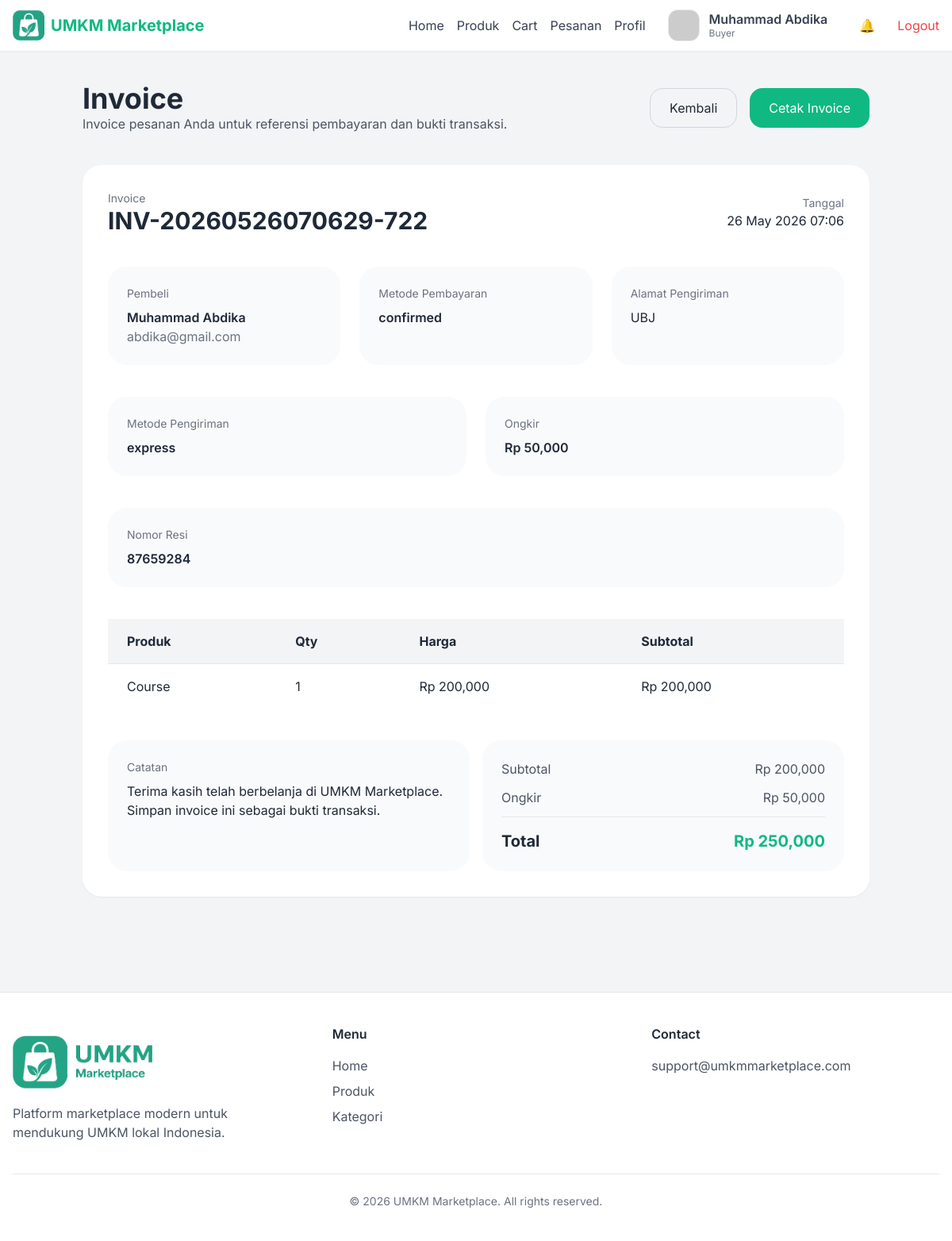
/src/views/buyer/invoice.php?id=4 (signed in), run on the app's committed database.
### tables this page shows
CREATE TABLE `orders` (
  `id` int NOT NULL,
  `user_id` int NOT NULL,
  `invoice_number` varchar(100) NOT NULL,
  `shipping_address` text,
  `shipping_method` varchar(50) DEFAULT 'reguler',
  `shipping_fee` decimal(12,2) DEFAULT '20000.00',
  `tracking_number` varchar(100) DEFAULT NULL,
  `total_amount` decimal(12,2) NOT NULL,
  `status` enum('pending','paid','processed','shipped','completed') DEFAULT 'pending',
  `payment_proof` varchar(255) DEFAULT NULL,
  `created_at` timestamp NULL DEFAULT CURRENT_TIMESTAMP
);

CREATE TABLE `users` (
  `id` int NOT NULL,
  `name` varchar(100) NOT NULL,
  `email` varchar(100) NOT NULL,
  `password` varchar(255) NOT NULL,
  `role` enum('buyer','seller','admin') DEFAULT 'buyer',
  `status` enum('active','suspended') DEFAULT 'active',
  `created_at` timestamp NULL DEFAULT CURRENT_TIMESTAMP,
  `profile_image` varchar(255) DEFAULT NULL
);

CREATE TABLE `order_items` (
  `id` int NOT NULL,
  `order_id` int NOT NULL,
  `product_id` int NOT NULL,
  `seller_id` int NOT NULL,
  `quantity` int NOT NULL,
  `price` decimal(12,2) NOT NULL,
  `subtotal` decimal(12,2) NOT NULL
);

CREATE TABLE `products` (
  `id` int NOT NULL,
  `seller_id` int NOT NULL,
  `category_id` int NOT NULL,
  `name` varchar(255) NOT NULL,
  `description` text,
  `price` decimal(12,2) NOT NULL,
  `stock` int DEFAULT '0',
  `image` varchar(255) DEFAULT NULL,
  `status` enum('active','draft') DEFAULT 'active',
  `created_at` timestamp NULL DEFAULT CURRENT_TIMESTAMP
);

### src/views/buyer/invoice.php (the view, shortened to what this page needs)
<?php require_once '../../config/database.php'; ?>
<?php include '../layouts/app.php'; ?>
<?php
$orderId = intval($_GET['id'] ?? 0);
$user_id = $_SESSION['user']['id'];
$orderRes = mysqli_query($conn, "SELECT o.*, u.name AS buyer_name, u.email AS buyer_email, (SELECT p.status FROM payments p WHERE p.order_id = o.id ORDER BY p.id DESC LIMIT 1) AS payment_status FROM orders o JOIN users u ON o.user_id = u.id WHERE o.id='$orderId' AND o.user_id='$user_id' LIMIT 1");
$order = mysqli_fetch_assoc($orderRes);
$itemsRes = mysqli_query($conn, "SELECT oi.*, products.name AS product_name FROM order_items oi JOIN products ON oi.product_id = products.id WHERE oi.order_id='$orderId'");
$items = [];
while ($item = mysqli_fetch_assoc($itemsRes)) {
    $items[] = $item;
}
$shippingFee = $order['shipping_fee'] ?? 20000;
?>
<section class="max-w-5xl mx-auto px-4 py-10">
  <div class="flex flex-col lg:flex-row lg:items-center lg:justify-between gap-4 mb-10">
    <div>
      <h1 class="text-3xl lg:text-4xl font-bold">Invoice</h1>
      <p class="text-gray-600">Invoice pesanan Anda untuk referensi pembayaran dan bukti transaksi.</p>
    </div>
    <div class="flex flex-col sm:flex-row gap-4">
      <a href="orders.php" class="px-6 py-3 rounded-2xl border border-gray-300 hover:bg-gray-100 transition">Kembali</a>
      <button onclick="window.print()" class="px-6 py-3 rounded-2xl bg-emerald-500 hover:bg-emerald-600 text-white transition">Cetak Invoice</button>
    </div>
  </div>
  <div class="bg-white rounded-3xl shadow-sm p-5 lg:p-8">
    <div class="flex flex-col lg:flex-row lg:items-center lg:justify-between gap-4 mb-10">
      <div>
        <p class="text-sm text-gray-500">Invoice</p>
        <h2 class="text-3xl font-bold"><?= htmlspecialchars($order['invoice_number']); ?></h2>
      </div>
      <div class="text-right">
        <p class="text-sm text-gray-500">Tanggal</p>
        <p><?= date('d M Y H:i', strtotime($order['created_at'])); ?></p>
      </div>
    </div>
    <div class="grid gap-6 lg:grid-cols-3 mb-10">
      <div class="rounded-3xl bg-gray-50 p-5 lg:p-6">
        <p class="text-sm text-gray-500 mb-2">Pembeli</p>
        <p class="font-semibold"><?= htmlspecialchars($order['buyer_name']); ?></p>
        <p class="text-gray-500"><?= htmlspecialchars($order['buyer_email']); ?></p>
      </div>
      <div class="rounded-3xl bg-gray-50 p-5 lg:p-6">
        <p class="text-sm text-gray-500 mb-2">Metode Pembayaran</p>
        <p class="font-semibold"><?= htmlspecialchars($order['payment_status'] ?? 'Belum Dibayar'); ?></p>
      </div>
      <div class="rounded-3xl bg-gray-50 p-5 lg:p-6">
        <p class="text-sm text-gray-500 mb-2">Alamat Pengiriman</p>
        <p class="whitespace-pre-line"><?= htmlspecialchars($order['shipping_address']); ?></p>
      </div>
    </div>
    <div class="grid gap-6 lg:grid-cols-2 mb-10">
      <div class="rounded-3xl bg-gray-50 p-5 lg:p-6">
        <p class="text-sm text-gray-500 mb-2">Metode Pengiriman</p>
        <p class="font-semibold"><?= htmlspecialchars($order['shipping_method'] ?? 'Reguler'); ?></p>
      </div>
      <div class="rounded-3xl bg-gray-50 p-5 lg:p-6">
        <p class="text-sm text-gray-500 mb-2">Ongkir</p>
        <p class="font-semibold">Rp <?= number_format($shippingFee); ?></p>
      </div>
    </div>
    <?php if (!empty($order['tracking_number'])): ?>
      <div class="rounded-3xl bg-gray-50 p-5 lg:p-6 mb-10">
        <p class="text-sm text-gray-500 mb-2">Nomor Resi</p>
        <p class="font-semibold"><?= htmlspecialchars($order['tracking_number']); ?></p>
      </div>
    <?php endif; ?>
    <div class="overflow-x-auto">
      <table class="w-full min-w-[700px] text-left border-collapse">
        <thead>
          <tr class="bg-gray-100">
            <th class="px-6 py-4">Produk</th>
            <th class="px-6 py-4">Qty</th>
            <th class="px-6 py-4">Harga</th>
            <th class="px-6 py-4">Subtotal</th>
          </tr>
        </thead>
        <tbody>
          <?php foreach ($items as $item): ?>
            <tr class="border-t">
              <td class="px-6 py-4"><?= htmlspecialchars($item['product_name']); ?></td>
              <td class="px-6 py-4"><?= intval($item['quantity']); ?></td>
              <td class="px-6 py-4">Rp <?= number_format($item['price']); ?></td>
              <td class="px-6 py-4">Rp <?= number_format($item['subtotal']); ?></td>
            </tr>
          <?php endforeach; ?>
        </tbody>
      </table>
    </div>
    <div class="mt-10 grid gap-4 md:grid-cols-2">
      <div class="rounded-3xl bg-gray-50 p-5 lg:p-6">
        <p class="text-sm text-gray-500 mb-2">Catatan</p>
        <p>Terima kasih telah berbelanja di UMKM Marketplace. Simpan invoice ini sebagai bukti transaksi.</p>
      </div>
      <div class="rounded-3xl bg-gray-50 p-5 lg:p-6">
        <div class="flex justify-between text-gray-600 mb-3"><span>Subtotal</span><span>Rp <?= number_format(array_sum(array_column($items, 'subtotal'))); ?></span></div>
        <div class="flex justify-between text-gray-600 mb-3"><span>Ongkir</span><span>Rp <?= number_format($shippingFee); ?></span></div>
        <div class="border-t pt-4 flex justify-between text-xl font-bold"><span>Total</span><span class="text-emerald-500">Rp <?= number_format($order['total_amount']); ?></span></div>
      </div>
    </div>
  </div>
</section>
<?php include '../layouts/footer.php'; ?>
</main>
</body>
</html>

### src/views/layouts/header.php (style rules this page uses)
body { font-family: 'Inter', sans-serif; }

### data on the page
orders: invoice_number "INV-20260526070629-722", created_at "26 May 2026 07:06", user.name "Muhammad Abdika", user.email "abdika@gmail.com", shipping_address "UBJ", shipping_method "express", shipping_fee "50,000", tracking_number "87659284", total_amount "250,000"
order_items: product.name "Course", quantity "1", price "200,000", subtotal "200,000"

### other printed values
$_SESSION['user']['name'] "Muhammad Abdika"
$_SESSION['user']['role'] "Buyer"
$order['payment_status'] "confirmed"
array_sum(array_column($items, 'subtotal')) "200,000"
